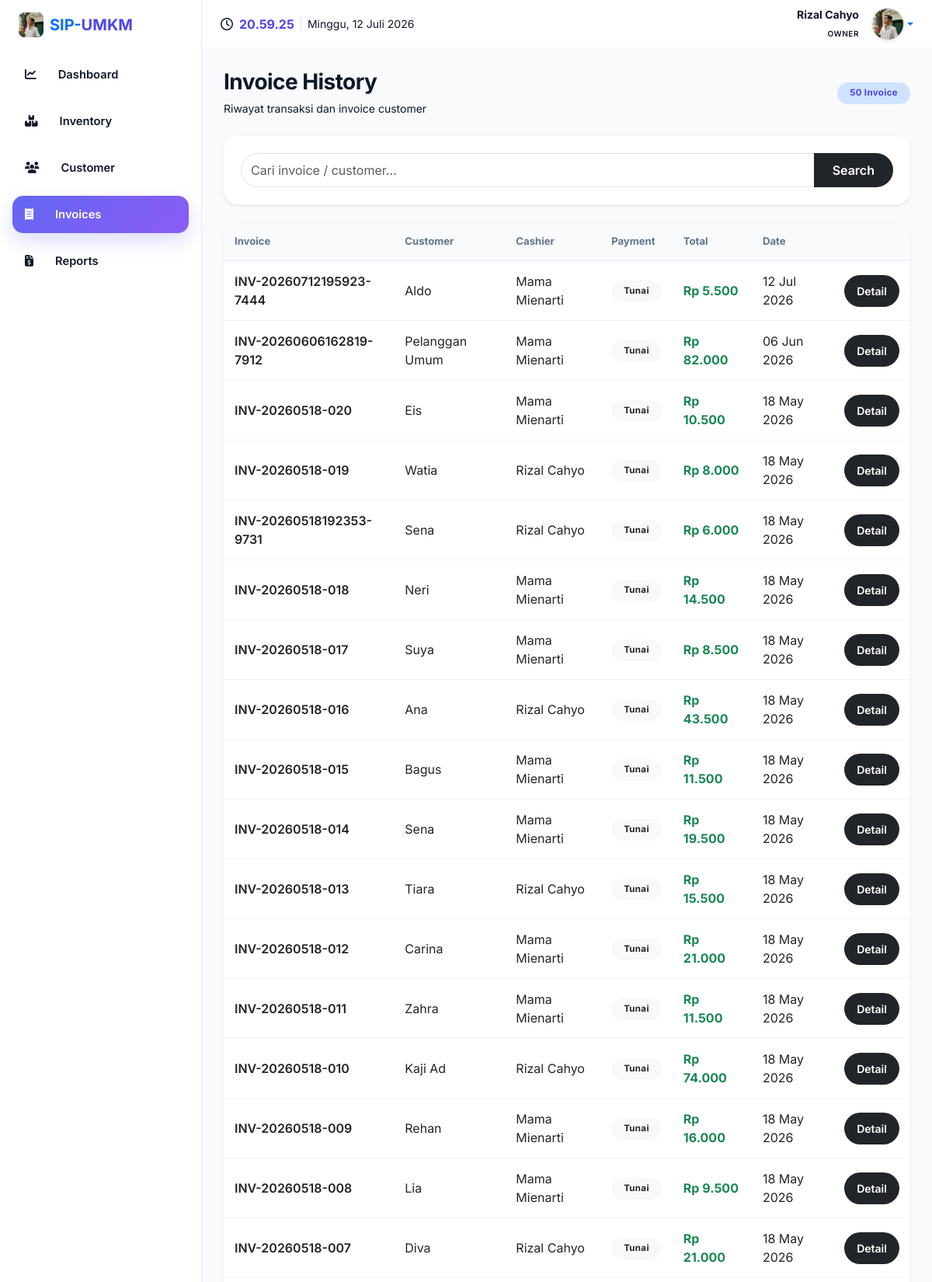
Screenshot of /owner/invoices (signed in, upper part) with the database file from the repository.
### models/entities.py (models this page shows, shortened)
class User(db.Model, UserMixin):
    __tablename__ = 'user'
    id = db.Column(
        db.Integer,
        primary_key=True
    )
    username = db.Column(
        db.String(50),
        unique=True,
        nullable=False,
        index=True
    )
    password = db.Column(
        db.String(255),
        nullable=False
    )
    role = db.Column(
        db.String(20),
        nullable=False
    )
    profile_image = db.Column(
        db.String(255),
        nullable=True,
        default='default.png'
    )
    transactions = db.relationship(
        'Transaction',
        backref='cashier',
        lazy=True
    )

class Transaction(db.Model):
    __tablename__ = 'transactions'
    id = db.Column(
        db.Integer,
        primary_key=True
    )
    invoice_number = db.Column(
        db.String(50),
        unique=True,
        nullable=False,
        index=True
    )
    cashier_id = db.Column(
        db.Integer,
        db.ForeignKey(
            'user.id',
            ondelete="CASCADE"
        ),
        nullable=False,
        index=True
    )
    customer_name = db.Column(
        db.String(100),
        default='Pelanggan Umum',
        nullable=False
    )
    subtotal = db.Column(
        db.Float,
        nullable=False
    )
    discount = db.Column(
        db.Float,
        default=0,
        nullable=False
    )
    total_amount = db.Column(
        db.Float,
        nullable=False
    )
    payment_method = db.Column(
        db.String(50),
        nullable=False
    )
    amount_paid = db.Column(
        db.Float,
        nullable=False
    )
    change_amount = db.Column(
        db.Float,
        nullable=False
    )
    timestamp = db.Column(
        db.DateTime,
        default=datetime.utcnow,
        nullable=False,
        index=True
    )
    items = db.relationship(
        'TransactionItem',
        backref='transaction',
        lazy=True
    )

### routes/owner_routes.py (the view)
@owner_bp.route('/invoices')
@login_required
@owner_required
def invoice_history():
    try:
        keyword = request.args.get('q')
        invoices = (
            InvoiceService
            .search_invoices(
                keyword=keyword
            )
        )
        logger.info(
            'INVOICE HISTORY ACCESS'
        )
        return render_template(
            'owner/invoice_history.html',
            invoices=invoices,
            keyword=keyword
        )
    except Exception as error:
        logger.error(
            f'INVOICE HISTORY ERROR | '
            f'{str(error)}'
        )
        flash(
            'Gagal memuat histori invoice',
            'danger'
        )
        return redirect(
            url_for('owner.dashboard')
        )

### app.py (called while the page is built)
@login_manager.user_loader
def load_user(user_id):
    try:
        return db.session.get(
            User,
            int(user_id)
        )
    except Exception as error:
        logger.error(
            f'USER LOAD FAILED | {str(error)}'
        )
        return None

@app.after_request
def add_header(response):
    response.headers["Cache-Control"] = (
        "no-cache, no-store, must-revalidate"
    )
    response.headers["Pragma"] = "no-cache"
    response.headers["Expires"] = "0"
    return response

### services/invoice_service.py (called while the page is built, shortened)
    @staticmethod
    def search_invoices(
        keyword=None,
        limit=50
    ):
        try:
            limit = int(limit)
        except Exception:
            limit = 50
        if limit <= 0:
            limit = 50
        query = Transaction.query
        invoices = query.order_by(
            Transaction.timestamp.desc()
        ).limit(limit).all()
        return invoices

### templates/owner/invoice_history.html
{% extends "owner/base_owner.html" %}
{% block content %}
<div class="dashboard-content">
    <div class="d-flex justify-content-between align-items-center mb-4">
        <div>
            <h3 class="fw-bold mb-1">
                Invoice History
            </h3>
            <small class="text-muted">
                Riwayat transaksi dan invoice customer
            </small>
        </div>
        <span class="badge bg-primary-subtle text-primary px-3 py-2 rounded-pill">
            {{ invoices|length }} Invoice
        </span>
    </div>
    <div class="card border-0 shadow-sm mb-4">
        <div class="card-body">
            <form method="GET">
                <div class="input-group">
                    <input
                        type="text"
                        name="q"
                        class="form-control rounded-start-pill"
                        placeholder="Cari invoice / customer..."
                        value="{{ keyword or '' }}">
                    <button
                        class="btn btn-dark rounded-end-pill px-4">
                        Search
                    </button>
                </div>
            </form>
        </div>
    </div>
    <div class="card border-0 shadow-sm">
        <div class="card-body p-0">
            {% if invoices %}
            <div class="table-responsive">
                <table class="table align-middle mb-0">
                    <thead class="table-light">
                        <tr>
                            <th>Invoice</th>
                            <th>Customer</th>
                            <th>Cashier</th>
                            <th>Payment</th>
                            <th>Total</th>
                            <th>Date</th>
                            <th></th>
                        </tr>
                    </thead>
                    <tbody>
                        {% for invoice in invoices %}
                        <tr>
                            <td>
                                <div class="fw-semibold">
                                    {{ invoice.invoice_number }}
                                </div>
                            </td>
                            <td>
                                {{ invoice.customer_name }}
                            </td>
                            <td>
                                {{ invoice.cashier.username }}
                            </td>
                            <td>
                                <span class="badge bg-light text-dark rounded-pill px-3 py-2">
                                    {{ invoice.payment_method }}
                                </span>
                            </td>
                            <td class="fw-bold text-success">
                                Rp {{ "{:,.0f}".format(
                                    invoice.total_amount
                                ).replace(",", ".") }}
                            </td>
                            <td>
                                {{ invoice.timestamp.strftime("%d %b %Y") }}
                            </td>
                            <td>
                                <a
                                    href="{{ url_for(
                                        'owner.invoice_detail',
                                        invoice_number=invoice.invoice_number
                                    ) }}"
                                    class="btn btn-sm btn-dark rounded-pill px-3">
                                    Detail
                                </a>
                            </td>
                        </tr>
                        {% endfor %}
                    </tbody>
                </table>
            </div>
            {% else %}
            <div class="text-center py-5 text-muted">
                Belum ada invoice tersedia
            </div>
            {% endif %}
        </div>
    </div>
</div>
{% endblock %}

### templates/owner/partials/sidebar.html (shortened to what this page needs)
<div class="d-flex flex-column flex-shrink-0 p-3 bg-white h-100 sidebar-container">
    <a
        href="{{ url_for('owner.dashboard') }}"
        class="d-flex align-items-center mb-4 text-decoration-none px-2"
    >
        <div
            class="brand-icon bg-primary text-white rounded-3 d-flex align-items-center justify-content-center fw-bold me-2"
            style="width: 32px; height: 32px;"
        >
            {% if current_user.profile_image %}
                <img
                    src="{{ url_for(
                        'static',
                        filename='uploads/profile/' + (
                            current_user.profile_image
                            or 'default.png'
                        )
                    ) }}"
                    alt="Owner"
                    class="rounded-3"
                    style="
                        width: 32px;
                        height: 32px;
                        object-fit: cover;
                    "
                    onerror="this.src='/static/uploads/profile/default.png'"
                >
            {% else %}
                {{ current_user.username[0] | upper }}
            {% endif %}
        </div>
        <span class="fs-5 fw-bold text-dark">
            SIP-<span class="text-primary">UMKM</span>
        </span>
    </a>
    <ul class="nav nav-pills flex-column mb-auto gap-1">
        <li>
            <a
                href="{{ url_for('owner.dashboard') }}"
                class="nav-link d-flex align-items-center
                {{ 'active bg-primary text-white'
                    if request.endpoint == 'owner.dashboard'
                    else 'text-dark' }}"
            >
                <i class="fas fa-chart-line me-3"></i>
                Dashboard
            </a>
        </li>
        <li>
            <a
                href="{{ url_for('owner.inventory') }}"
                class="nav-link d-flex align-items-center
                {{ 'active bg-success text-white'
                    if request.endpoint == 'owner.inventory'
                    else 'text-dark' }}"
            >
                <i class="fas fa-boxes-stacked me-3"></i>
                Inventory
            </a>
        </li>
        <li>
            <a
                href="{{ url_for('owner.customer') }}"
                class="nav-link d-flex align-items-center
                {{ 'active bg-info text-white'
                    if request.endpoint == 'owner.customer'
                    else 'text-dark' }}"
            >
                <i class="fas fa-users me-3"></i>
                Customer
            </a>
        </li>
        <li>
            <a
                href="{{ url_for('owner.invoice_history') }}"
                class="nav-link d-flex align-items-center
                {{ 'active bg-dark text-white'
                    if request.endpoint in [
                        'owner.invoice_history',
                        'owner.invoice_detail'
                    ]
                    else 'text-dark' }}"
            >
                <i class="fas fa-receipt me-3"></i>
                Invoices
            </a>
        </li>
        <li>
            <a
                href="{{ url_for('owner.reports') }}"
                class="nav-link d-flex align-items-center
                {{ 'active bg-warning text-dark fw-semibold'
                    if request.endpoint == 'owner.reports'
                    else 'text-dark' }}"
            >
                <i class="fas fa-file-invoice-dollar me-3"></i>
                Reports
            </a>
        </li>
    </ul>
</div>

### templates/owner/partials/navbar.html (shortened to what this page needs)
<nav class="navbar navbar-expand-lg bg-white px-4 py-2 w-100">
    <div class="container-fluid p-0">
        <div class="navbar-time d-none d-md-flex align-items-center">
            <i class="far fa-clock text-muted me-2"></i>
            <span
                id="owner-clock"
                class="fw-bold text-primary font-number"
            >
            </span>
            <span
                class="text-muted ms-2 small border-start ps-2"
                id="owner-date"
            >
            </span>
        </div>
        <div class="d-flex align-items-center gap-3 ms-auto">
            <div class="text-end d-none d-sm-block">
                <p class="fw-bold m-0 small text-dark">
                    {{ current_user.username }}
                </p>
                <small
                    class="text-muted text-uppercase fw-semibold"
                    style="
                        font-size: 10px;
                        letter-spacing: 0.5px;
                    "
                >
                    {{ current_user.role }}
                </small>
            </div>
            <div class="dropdown">
                <a
                    href="#"
                    class="d-flex align-items-center text-decoration-none dropdown-toggle"
                    data-bs-toggle="dropdown"
                    aria-expanded="false"
                >
                    {% if current_user.profile_image %}
                    <img
                        src="{{ url_for(
                            'static',
                            filename='uploads/profile/' + current_user.profile_image
                        ) }}"
                        alt="Profile"
                        width="42"
                        height="42"
                        class="rounded-circle border shadow-sm"
                        style="object-fit: cover;"
                    >
                    {% endif %}
                </a>
            </div>
        </div>
    </div>
</nav>

### static/css/owner.css (style rules this page uses)
:root { --indigo-gradient: linear-gradient( 135deg, #6366f1 0%, #8b5cf6 100% ); --blue-gradient: linear-gradient( 135deg, #3b82f6 0%, #60a5fa 100% ); --green-gradient: linear-gradient( 135deg, #10b981 0%, #34d399 100% ); --orange-gradient: linear-gradient( 135deg, #f59e0b 0%, #fbbf24 100% ); --red-gradient: linear-gradient( 135deg, #ef4444 0%, #f87171 100% ); --dark-gradient: linear-gradient( 135deg, #1e293b 0%, #334155 100% ); --bg-owner: #f8fafc; --card-bg: #ffffff; --text-main: #0f172a; --text-muted: #64748b; --text-soft: #94a3b8; --border-color: #e2e8f0; --border-soft: #eef2ff; --shadow-xs: 0 1px 2px rgba(15,23,42,0.04); --shadow-sm: 0 4px 10px rgba(15,23,42,0.05); --shadow-md: 0 10px 24px rgba(15,23,42,0.08); --shadow-lg: 0 18px 36px rgba(15,23,42,0.12); --radius-sm: 10px; --radius-md: 14px; --radius-lg: 18px; --radius-xl: 22px; --sidebar-width: 260px; --font-xs: 0.72rem; --font-sm: 0.82rem; --font-md: 0.92rem; --font-lg: 1.05rem; --font-xl: 1.35rem; --font-2xl: 1.8rem; }
* { box-sizing: border-box; }
html { scroll-behavior: smooth; overflow-x: hidden; }
body { margin: 0; padding: 0; font-family: 'Inter', 'Plus Jakarta Sans', sans-serif; background: var(--bg-owner); color: var(--text-main); overflow-x: hidden; -webkit-font-smoothing: antialiased; }
h1, h2, h3, h4, h5, h6 { margin: 0; font-weight: 700; letter-spacing: -0.02em; }
p { margin: 0; }
small { color: var(--text-soft); }
a, button, .card, .progress-bar, canvas, .nav-link, .executive-item, .forecast-item, .stat-card, .stock-card, .dropdown-menu { transition: all 0.25s ease; }
.dashboard-content { width: 100%; max-width: 1600px; margin: 0 auto; }
.sidebar-container { padding: 22px 16px; }
.sidebar-container .nav-link { display: flex; align-items: center; gap: 12px; padding: 13px 16px; border-radius: var(--radius-md); color: var(--text-muted); font-weight: 600; font-size: var(--font-md); margin-bottom: 8px; }
.sidebar-container .nav-link.active { background: var(--indigo-gradient) !important; color: #ffffff !important; box-shadow: 0 10px 24px rgba(99,102,241,0.22); }
.card { border: none !important; border-radius: var(--radius-lg) !important; background: var(--card-bg); box-shadow: var(--shadow-sm); overflow: hidden; }
.card-body { padding: 22px; }
.text-dark, .text-black, .text-body, .text-muted { color: inherit !important; }
.bg-primary { background: var(--indigo-gradient) !important; }
.bg-dark { background: var(--dark-gradient) !important; }
.badge { border-radius: 999px; padding: 8px 12px; font-size: var(--font-xs); font-weight: 700; letter-spacing: 0.03em; }
.bg-primary-subtle { background: rgba(99,102,241,0.14); }
.text-primary { color: #4f46e5 !important; }
.table { margin-bottom: 0; }
.table thead th { background: #f8fafc; border-bottom: 2px solid #eef2ff; color: var(--text-muted); font-weight: 700; font-size: var(--font-sm); padding: 14px; }
.table tbody td { padding: 14px; vertical-align: middle; border-color: #f1f5f9; }
.btn { border-radius: 12px; font-weight: 600; padding: 10px 16px; border: none; }
button, a, .btn, input, select, textarea, .modal, .modal-dialog, .modal-content { pointer-events:auto !important; }
.inventory-wrapper, .inventory-table, .table-responsive, .card, .card-body { position:relative; z-index:2; }

### rows the page displays
User: profile_image (picture), username "Rizal Cahyo", role "OWNER"
Transaction: invoice_number "INV-20260712195923-7444", customer_name "Aldo", cashier.username "Mama Mienarti", payment_method "Tunai", total_amount "5.500", timestamp "12 Jul 2026"
Transaction: invoice_number "INV-20260606162819-7912", customer_name "Pelanggan Umum", cashier.username "Mama Mienarti", payment_method "Tunai", total_amount "82.000", timestamp "06 Jun 2026"
Transaction: invoice_number "INV-20260518-020", customer_name "Eis", cashier.username "Mama Mienarti", payment_method "Tunai", total_amount "10.500", timestamp "18 May 2026"
Transaction: invoice_number "INV-20260518-019", customer_name "Watia", cashier.username "Rizal Cahyo", payment_method "Tunai", total_amount "8.000", timestamp "18 May 2026"
Transaction: invoice_number "INV-20260518192353-9731", customer_name "Sena", cashier.username "Rizal Cahyo", payment_method "Tunai", total_amount "6.000", timestamp "18 May 2026"
Transaction: invoice_number "INV-20260518-018", customer_name "Neri", cashier.username "Mama Mienarti", payment_method "Tunai", total_amount "14.500", timestamp "18 May 2026"
Transaction: invoice_number "INV-20260518-017", customer_name "Suya", cashier.username "Mama Mienarti", payment_method "Tunai", total_amount "8.500", timestamp "18 May 2026"
Transaction: invoice_number "INV-20260518-016", customer_name "Ana", cashier.username "Rizal Cahyo", payment_method "Tunai", total_amount "43.500", timestamp "18 May 2026"
Transaction: invoice_number "INV-20260518-015", customer_name "Bagus", cashier.username "Mama Mienarti", payment_method "Tunai", total_amount "11.500", timestamp "18 May 2026"
Transaction: invoice_number "INV-20260518-014", customer_name "Sena", cashier.username "Mama Mienarti", payment_method "Tunai", total_amount "19.500", timestamp "18 May 2026"
Transaction: invoice_number "INV-20260518-013", customer_name "Tiara", cashier.username "Rizal Cahyo", payment_method "Tunai", total_amount "15.500", timestamp "18 May 2026"
Transaction: invoice_number "INV-20260518-012", customer_name "Carina", cashier.username "Mama Mienarti", payment_method "Tunai", total_amount "21.000", timestamp "18 May 2026"
Transaction: invoice_number "INV-20260518-011", customer_name "Zahra", cashier.username "Mama Mienarti", payment_method "Tunai", total_amount "11.500", timestamp "18 May 2026"
Transaction: invoice_number "INV-20260518-010", customer_name "Kaji Ad", cashier.username "Rizal Cahyo", payment_method "Tunai", total_amount "74.000", timestamp "18 May 2026"
Transaction: invoice_number "INV-20260518-009", customer_name "Rehan", cashier.username "Mama Mienarti", payment_method "Tunai", total_amount "16.000", timestamp "18 May 2026"
Transaction: invoice_number "INV-20260518-008", customer_name "Lia", cashier.username "Mama Mienarti", payment_method "Tunai", total_amount "9.500", timestamp "18 May 2026"
Transaction: invoice_number "INV-20260518-007", customer_name "Diva", cashier.username "Rizal Cahyo", payment_method "Tunai", total_amount "21.000", timestamp "18 May 2026"

### other values shown
{{ invoices|length }} "50"
